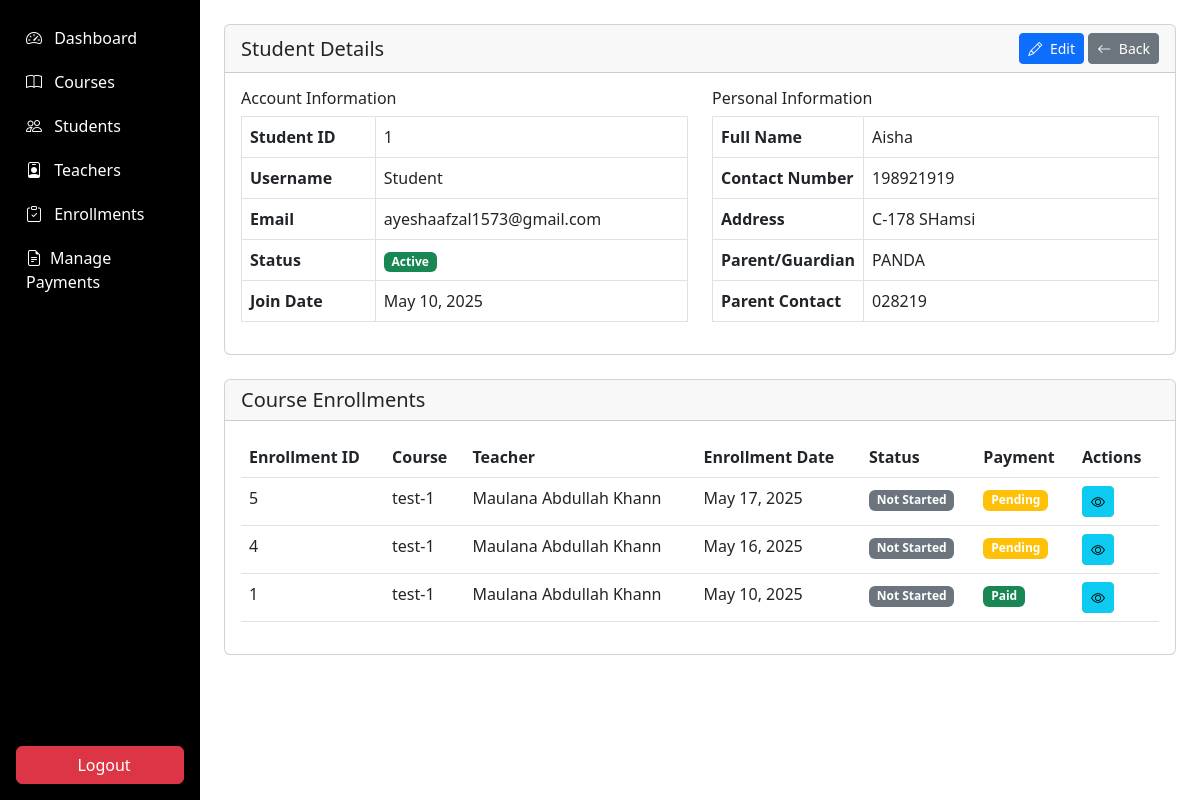
Page /admin/students/view_student.php?id=1 (signed in) on the committed database.
### tables this page shows
CREATE TABLE `students` (
  `student_id` int(11) NOT NULL,
  `user_id` int(11) NOT NULL,
  `full_name` varchar(100) NOT NULL,
  `address` text DEFAULT NULL,
  `contact_number` varchar(20) DEFAULT NULL,
  `parent_name` varchar(100) DEFAULT NULL,
  `parent_contact` varchar(20) DEFAULT NULL,
  `previous_education` text DEFAULT NULL,
  `profile_image` varchar(255) DEFAULT NULL
);

CREATE TABLE `users` (
  `user_id` int(11) NOT NULL,
  `username` varchar(50) NOT NULL,
  `email` varchar(100) NOT NULL,
  `password` varchar(255) NOT NULL,
  `role` enum('admin','teacher','student') NOT NULL,
  `status` tinyint(1) DEFAULT 1,
  `created_at` timestamp NOT NULL DEFAULT current_timestamp(),
  `last_login` datetime DEFAULT NULL,
  `reset_token` varchar(255) DEFAULT NULL,
  `token_expiry` datetime DEFAULT NULL
);

CREATE TABLE `enrollments` (
  `enrollment_id` int(11) NOT NULL,
  `student_id` int(11) NOT NULL,
  `course_id` int(11) NOT NULL,
  `enrollment_date` timestamp NOT NULL DEFAULT current_timestamp(),
  `completion_status` enum('not_started','in_progress','completed') DEFAULT 'not_started',
  `payment_status` enum('pending','paid','failed') DEFAULT 'pending',
  `transaction_id` varchar(100) DEFAULT NULL
);

CREATE TABLE `courses` (
  `course_id` int(11) NOT NULL,
  `title` varchar(100) NOT NULL,
  `description` text DEFAULT NULL,
  `image_url` varchar(255) DEFAULT NULL,
  `teacher_id` int(11) DEFAULT NULL,
  `duration` varchar(50) DEFAULT NULL,
  `price` decimal(10,2) DEFAULT NULL,
  `is_featured` tinyint(1) DEFAULT 0,
  `created_at` timestamp NOT NULL DEFAULT current_timestamp(),
  `updated_at` timestamp NOT NULL DEFAULT current_timestamp() ON UPDATE current_timestamp(),
  `is_deleted` tinyint(1) DEFAULT 0,
  `status` enum('draft','ready','started','completed') DEFAULT 'draft'
);

CREATE TABLE `teachers` (
  `teacher_id` int(11) NOT NULL,
  `user_id` int(11) NOT NULL,
  `full_name` varchar(100) NOT NULL,
  `specialization` varchar(100) DEFAULT NULL,
  `bio` text DEFAULT NULL,
  `qualifications` text DEFAULT NULL,
  `contact_number` varchar(20) DEFAULT NULL,
  `profile_image` varchar(255) DEFAULT NULL
);

### admin/students/view_student.php (the view, shortened to what this page needs)
<?php
require_once '../../includes/auth.php';
$studentId = $_GET['id'];
$stmt = $db->prepare("
    SELECT s.*, u.email, u.username, u.status, u.created_at as join_date
    FROM students s
    JOIN users u ON s.user_id = u.user_id
    WHERE s.student_id = ?
");
$stmt->execute([$studentId]);
$student = $stmt->fetch();
$stmt = $db->prepare("
    SELECT e.enrollment_id, c.title as course_title, e.enrollment_date,
           e.completion_status, e.payment_status, t.full_name as teacher_name
    FROM enrollments e
    JOIN courses c ON e.course_id = c.course_id
    LEFT JOIN teachers t ON c.teacher_id = t.teacher_id
    WHERE e.student_id = ?
    ORDER BY e.enrollment_date DESC
");
$stmt->execute([$studentId]);
$enrollments = $stmt->fetchAll();
?>
<!DOCTYPE html>
<html lang="en">
<head>
</head>
<body>
    <div class="container-fluid">
  <div class="row">
    <nav class="col-md-2 d-none d-md-block p-0 bg-dark sidebar" id="sidebar">
      <?php include '../includes/sidebar.php'; ?>
    </nav>
        <main class="col-md-10 ms-sm-auto p-4">
                <div class="card mb-4">
                    <div class="card-header d-flex justify-content-between align-items-center">
                        <h5 class="mb-0">Student Details</h5>
                        <div>
                            <a href="edit_student.php?id=<?= $studentId ?>" class="btn btn-sm btn-primary">
                                <i class="bi bi-pencil me-1"></i> Edit
                            </a>
                            <a href="manage_students.php" class="btn btn-sm btn-secondary">
                                <i class="bi bi-arrow-left me-1"></i> Back
                            </a>
                        </div>
                    </div>
                    <div class="card-body">
                        <div class="row">
                            <div class="col-md-6">
                                <h6>Account Information</h6>
                                <table class="table table-bordered">
                                    <tr>
                                        <th width="30%">Student ID</th>
                                        <td><?= $student['student_id'] ?></td>
                                    </tr>
                                    <tr>
                                        <th>Username</th>
                                        <td><?= htmlspecialchars($student['username']) ?></td>
                                    </tr>
                                    <tr>
                                        <th>Email</th>
                                        <td><?= htmlspecialchars($student['email']) ?></td>
                                    </tr>
                                    <tr>
                                        <th>Status</th>
                                        <td>
                                            <span class="badge bg-<?= $student['status'] ? 'success' : 'danger' ?>">
                                                <?= $student['status'] ? 'Active' : 'Inactive' ?>
                                            </span>
                                        </td>
                                    </tr>
                                    <tr>
                                        <th>Join Date</th>
                                        <td><?= date('M d, Y', strtotime($student['join_date'])) ?></td>
                                    </tr>
                                </table>
                            </div>
                            <div class="col-md-6">
                                <h6>Personal Information</h6>
                                <table class="table table-bordered">
                                    <tr>
                                        <th width="30%">Full Name</th>
                                        <td><?= htmlspecialchars($student['full_name']) ?></td>
                                    </tr>
                                    <tr>
                                        <th>Contact Number</th>
                                        <td><?= htmlspecialchars($student['contact_number']) ?></td>
                                    </tr>
                                    <tr>
                                        <th>Address</th>
                                        <td><?= htmlspecialchars($student['address']) ?></td>
                                    </tr>
                                    <tr>
                                        <th>Parent/Guardian</th>
                                        <td><?= htmlspecialchars($student['parent_name']) ?></td>
                                    </tr>
                                    <tr>
                                        <th>Parent Contact</th>
                                        <td><?= htmlspecialchars($student['parent_contact']) ?></td>
                                    </tr>
                                </table>
                            </div>
                        </div>
                    </div>
                </div>
                <div class="card">
                    <div class="card-header">
                        <h5 class="mb-0">Course Enrollments</h5>
                    </div>
                    <div class="card-body">
                        <?php if (empty($enrollments)): ?>
                        <div class="alert alert-info">No course enrollments found.</div>
                        <?php else: ?>
                        <div class="table-responsive">
                            <table class="table table-hover">
                                <thead>
                                    <tr>
                                        <th>Enrollment ID</th>
                                        <th>Course</th>
                                        <th>Teacher</th>
                                        <th>Enrollment Date</th>
                                        <th>Status</th>
                                        <th>Payment</th>
                                        <th>Actions</th>
                                    </tr>
                                </thead>
                                <tbody>
                                    <?php foreach ($enrollments as $enrollment): ?>
                                    <tr>
                                        <td><?= $enrollment['enrollment_id'] ?></td>
                                        <td><?= htmlspecialchars($enrollment['course_title']) ?></td>
                                        <td><?= htmlspecialchars($enrollment['teacher_name'] ?? 'N/A') ?></td>
                                        <td><?= date('M d, Y', strtotime($enrollment['enrollment_date'])) ?></td>
                                        <td>
                                            <?php
                                            $statusClass = [
                                                'not_started' => 'secondary',
                                                'in_progress' => 'info',
                                                'completed' => 'success'
                                            ];
                                            ?>
                                            <span class="badge bg-<?= $statusClass[$enrollment['completion_status']] ?>">
                                                <?= ucwords(str_replace('_', ' ', $enrollment['completion_status'])) ?>
                                            </span>
                                        </td>
                                        <td>
                                            <span class="badge bg-<?= $enrollment['payment_status'] === 'paid' ? 'success' : 'warning' ?>">
                                                <?= ucfirst($enrollment['payment_status']) ?>
                                            </span>
                                        </td>
                                        <td>
                                            <a href="../enrollments/view_enrollment.php?id=<?= $enrollment['enrollment_id'] ?>" class="btn btn-sm btn-info">
                                                <i class="bi bi-eye"></i>
                                            </a>
                                        </td>
                                    </tr>
                                    <?php endforeach; ?>
                                </tbody>
                            </table>
                        </div>
                        <?php endif; ?>
                    </div>
                </div>
            </div>
        </div>
</body>
</html>

### admin/includes/sidebar.php (style rules this page uses)
.sidebar { background-color:black; }

### rows in the picture
students: student_id "1", user.username "Student", user.email "ayeshaafzal1573@gmail.com", user.created_at "May 10, 2025", full_name "Aisha", contact_number "198921919", address "C-178 SHamsi", parent_name "PANDA", parent_contact "028219"
enrollments: enrollment_id "5", course.title "test-1", teachers.full_name "Maulana Abdullah Khann", enrollment_date "May 17, 2025", completion_status "Not Started", payment_status "Pending"
enrollments: enrollment_id "4", course.title "test-1", teachers.full_name "Maulana Abdullah Khann", enrollment_date "May 16, 2025", completion_status "Not Started", payment_status "Pending"
enrollments: enrollment_id "1", course.title "test-1", teachers.full_name "Maulana Abdullah Khann", enrollment_date "May 10, 2025", completion_status "Not Started", payment_status "Paid"
